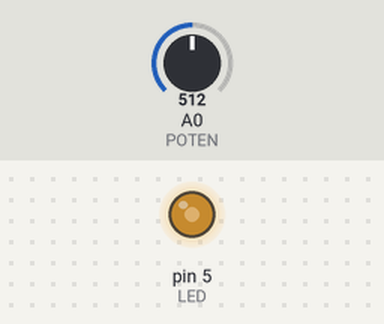
The sketch below on a simulated Arduino Uno, built with avr-gcc and run on an emulated ATmega328P. On the bench: output pins drawn as LEDs (lit = HIGH). Inputs (shaded band) come from the test bench; at power-on: A0 (POTEN) = 512.

Above: at 1.2 s.
1.3 s: A0 (POTEN) set to 716
At 1.8 s:
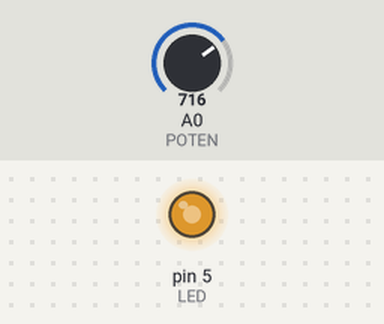
2.8 s: A0 (POTEN) set to 900
At 4.0 s:
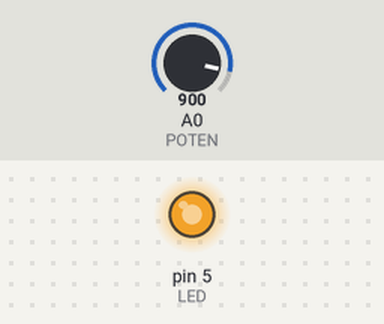
4.3 s: A0 (POTEN) set to 122
At 5.2 s:
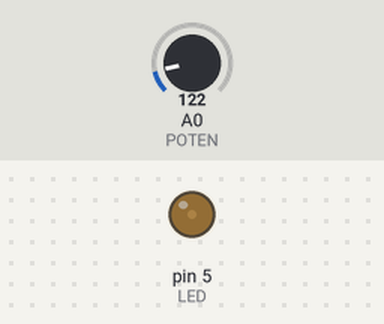
5.8 s: A0 (POTEN) set to 0
At 6.4 s:
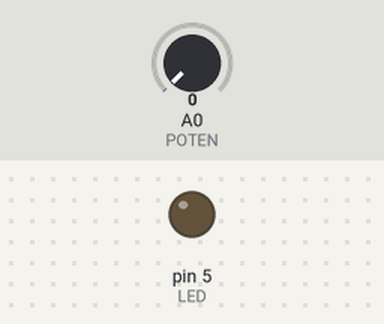
Timing chart, 0 to 8.3 s (numbered marks = the images above; inputs shaded):
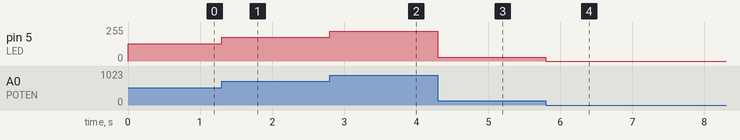

Measured:
- after the input at 1.3 s, pin 5 (LED): 128/255 → 179/255 at once
- after the input at 2.8 s, pin 5 (LED): 179/255 → 225/255 at once
- after the input at 4.3 s, pin 5 (LED): 225/255 → 30/255 at once
- after the input at 5.8 s, pin 5 (LED): 30/255 → 0/255 at once

The sketch:

led_brightness.ino
```cpp
#define LED 5
#define POTEN A0

int brightness = 0;

void setup()
{
  pinMode(LED, OUTPUT);
  pinMode(POTEN, INPUT);
}

void loop()
{
  brightness = analogRead(POTEN);
  analogWrite(LED, brightness/4);
}
```
